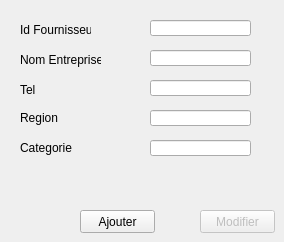
     <widget class="QWidget" name="AjoutF">
      <property name="styleSheet">
       <string notr="true"/>
      </property>
      <attribute name="title">
       <string>Ajout et Modification</string>
      </attribute>
      <widget class="QPushButton" name="AddF_button">
       <property name="geometry">
        <rect>
         <x>80</x>
         <y>210</y>
         <width>75</width>
         <height>23</height>
        </rect>
       </property>
       <property name="styleSheet">
        <string notr="true"/>
       </property>
       <property name="text">
        <string>Ajouter</string>
       </property>
      </widget>
      <widget class="QLineEdit" name="NameF_input">
       <property name="geometry">
        <rect>
         <x>150</x>
         <y>50</y>
         <width>101</width>
         <height>16</height>
        </rect>
       </property>
      </widget>
      <widget class="QLabel" name="label_14">
       <property name="geometry">
        <rect>
         <x>20</x>
         <y>50</y>
         <width>81</width>
         <height>20</height>
        </rect>
       </property>
       <property name="text">
        <string>Nom Entreprise</string>
       </property>
      </widget>
      <widget class="QLabel" name="label_12">
       <property name="geometry">
        <rect>
         <x>20</x>
         <y>20</y>
         <width>71</width>
         <height>20</height>
        </rect>
       </property>
       <property name="text">
        <string>Id Fournisseur</string>
       </property>
      </widget>
      <widget class="QLineEdit" name="RegionF_input">
       <property name="geometry">
        <rect>
         <x>150</x>
         <y>110</y>
         <width>101</width>
         <height>16</height>
        </rect>
       </property>
      </widget>
      <widget class="QPushButton" name="EditF_button">
       <property name="enabled">
        <bool>false</bool>
       </property>
       <property name="geometry">
        <rect>
         <x>200</x>
         <y>210</y>
         <width>75</width>
         <height>23</height>
        </rect>
       </property>
       <property name="styleSheet">
        <string notr="true"/>
       </property>
       <property name="text">
        <string>Modifier</string>
       </property>
      </widget>
      <widget class="QLineEdit" name="CategorieF_input">
       <property name="geometry">
        <rect>
         <x>150</x>
         <y>140</y>
         <width>101</width>
         <height>16</height>
        </rect>
       </property>
      </widget>
      <widget class="QLabel" name="label_15">
       <property name="geometry">
        <rect>
         <x>20</x>
         <y>80</y>
         <width>61</width>
         <height>20</height>
        </rect>
       </property>
       <property name="text">
        <string>Tel</string>
       </property>
      </widget>
      <widget class="QLineEdit" name="TelF_input">
       <property name="geometry">
        <rect>
         <x>150</x>
         <y>80</y>
         <width>101</width>
         <height>16</height>
        </rect>
       </property>
      </widget>
      <widget class="QLineEdit" name="Idf_input">
       <property name="geometry">
        <rect>
         <x>150</x>
         <y>20</y>
         <width>101</width>
         <height>16</height>
        </rect>
       </property>
      </widget>
      <widget class="QLabel" name="label_16">
       <property name="geometry">
        <rect>
         <x>20</x>
         <y>110</y>
         <width>91</width>
         <height>16</height>
        </rect>
       </property>
       <property name="text">
        <string>Region</string>
       </property>
      </widget>
      <widget class="QLabel" name="label_18">
       <property name="geometry">
        <rect>
         <x>20</x>
         <y>140</y>
         <width>61</width>
         <height>16</height>
        </rect>
       </property>
       <property name="text">
        <string>Categorie</string>
       </property>
      </widget>
     </widget>
